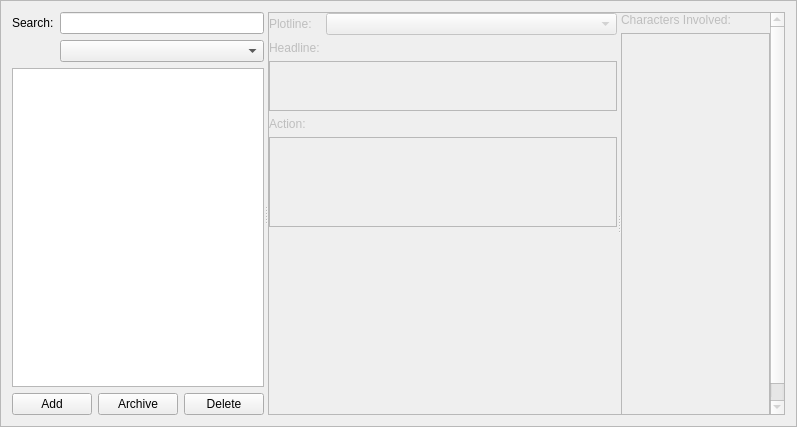
<?xml version="1.0" encoding="UTF-8"?>
<ui version="4.0">
 <class>SceneFrame</class>
 <widget class="QFrame" name="SceneFrame">
  <property name="geometry">
   <rect>
    <x>0</x>
    <y>0</y>
    <width>797</width>
    <height>427</height>
   </rect>
  </property>
  <property name="windowTitle">
   <string>Frame</string>
  </property>
  <property name="frameShape">
   <enum>QFrame::StyledPanel</enum>
  </property>
  <property name="frameShadow">
   <enum>QFrame::Raised</enum>
  </property>
  <layout class="QVBoxLayout" name="verticalLayout">
   <item>
    <widget class="QSplitter" name="splitter_3">
     <property name="sizePolicy">
      <sizepolicy hsizetype="Minimum" vsizetype="Expanding">
       <horstretch>0</horstretch>
       <verstretch>0</verstretch>
      </sizepolicy>
     </property>
     <property name="orientation">
      <enum>Qt::Horizontal</enum>
     </property>
     <property name="childrenCollapsible">
      <bool>false</bool>
     </property>
     <widget class="QWidget" name="layoutWidget_2">
      <layout class="QVBoxLayout" name="verticalLayout_8">
       <property name="sizeConstraint">
        <enum>QLayout::SetMaximumSize</enum>
       </property>
       <item>
        <layout class="QFormLayout" name="formLayout_6">
         <property name="sizeConstraint">
          <enum>QLayout::SetMaximumSize</enum>
         </property>
         <property name="labelAlignment">
          <set>Qt::AlignLeading|Qt::AlignLeft|Qt::AlignTop</set>
         </property>
         <item row="0" column="0">
          <widget class="QLabel" name="label_10">
           <property name="text">
            <string>Search:</string>
           </property>
          </widget>
         </item>
         <item row="0" column="1">
          <widget class="QLineEdit" name="searchScenes">
           <property name="sizePolicy">
            <sizepolicy hsizetype="Minimum" vsizetype="Fixed">
             <horstretch>0</horstretch>
             <verstretch>0</verstretch>
            </sizepolicy>
           </property>
          </widget>
         </item>
         <item row="1" column="1">
          <widget class="QComboBox" name="filterScenes">
           <property name="sizePolicy">
            <sizepolicy hsizetype="Minimum" vsizetype="Maximum">
             <horstretch>0</horstretch>
             <verstretch>0</verstretch>
            </sizepolicy>
           </property>
           <property name="minimumSize">
            <size>
             <width>85</width>
             <height>0</height>
            </size>
           </property>
           <property name="maximumSize">
            <size>
             <width>16777215</width>
             <height>16777215</height>
            </size>
           </property>
          </widget>
         </item>
        </layout>
       </item>
       <item>
        <widget class="QListView" name="sceneList">
         <property name="sizePolicy">
          <sizepolicy hsizetype="Maximum" vsizetype="Expanding">
           <horstretch>0</horstretch>
           <verstretch>0</verstretch>
          </sizepolicy>
         </property>
        </widget>
       </item>
       <item>
        <layout class="QHBoxLayout" name="horizontalLayout_10">
         <property name="spacing">
          <number>6</number>
         </property>
         <property name="sizeConstraint">
          <enum>QLayout::SetMaximumSize</enum>
         </property>
         <item>
          <widget class="QPushButton" name="addScene">
           <property name="sizePolicy">
            <sizepolicy hsizetype="Maximum" vsizetype="Fixed">
             <horstretch>0</horstretch>
             <verstretch>0</verstretch>
            </sizepolicy>
           </property>
           <property name="text">
            <string>Add</string>
           </property>
          </widget>
         </item>
         <item>
          <widget class="QPushButton" name="archiveScene">
           <property name="sizePolicy">
            <sizepolicy hsizetype="Maximum" vsizetype="Fixed">
             <horstretch>0</horstretch>
             <verstretch>0</verstretch>
            </sizepolicy>
           </property>
           <property name="text">
            <string>Archive</string>
           </property>
          </widget>
         </item>
         <item>
          <widget class="QPushButton" name="deleteScene">
           <property name="sizePolicy">
            <sizepolicy hsizetype="Maximum" vsizetype="Fixed">
             <horstretch>0</horstretch>
             <verstretch>0</verstretch>
            </sizepolicy>
           </property>
           <property name="text">
            <string>Delete</string>
           </property>
          </widget>
         </item>
        </layout>
       </item>
      </layout>
     </widget>
     <widget class="QScrollArea" name="sceneDetails">
      <property name="enabled">
       <bool>false</bool>
      </property>
      <property name="sizePolicy">
       <sizepolicy hsizetype="Maximum" vsizetype="Preferred">
        <horstretch>0</horstretch>
        <verstretch>0</verstretch>
       </sizepolicy>
      </property>
      <property name="widgetResizable">
       <bool>true</bool>
      </property>
      <widget class="QWidget" name="scrollAreaWidgetContents_4">
       <property name="geometry">
        <rect>
         <x>0</x>
         <y>0</y>
         <width>416</width>
         <height>423</height>
        </rect>
       </property>
       <layout class="QVBoxLayout" name="verticalLayout_3">
        <property name="spacing">
         <number>0</number>
        </property>
        <property name="leftMargin">
         <number>0</number>
        </property>
        <property name="topMargin">
         <number>0</number>
        </property>
        <property name="rightMargin">
         <number>0</number>
        </property>
        <property name="bottomMargin">
         <number>0</number>
        </property>
        <item>
         <widget class="QSplitter" name="splitter">
          <property name="orientation">
           <enum>Qt::Horizontal</enum>
          </property>
          <widget class="QWidget" name="">
           <layout class="QFormLayout" name="formLayout">
            <item row="0" column="0">
             <widget class="QLabel" name="label">
              <property name="sizePolicy">
               <sizepolicy hsizetype="Maximum" vsizetype="Preferred">
                <horstretch>0</horstretch>
                <verstretch>0</verstretch>
               </sizepolicy>
              </property>
              <property name="text">
               <string>Plotline:</string>
              </property>
             </widget>
            </item>
            <item row="0" column="1">
             <widget class="QComboBox" name="plotline"/>
            </item>
            <item row="1" column="0">
             <widget class="QLabel" name="label_11">
              <property name="text">
               <string>Headline:</string>
              </property>
             </widget>
            </item>
            <item row="2" column="0" colspan="2">
             <widget class="QTextEdit" name="sceneHeadline">
              <property name="sizePolicy">
               <sizepolicy hsizetype="Preferred" vsizetype="Fixed">
                <horstretch>0</horstretch>
                <verstretch>0</verstretch>
               </sizepolicy>
              </property>
              <property name="maximumSize">
               <size>
                <width>16777215</width>
                <height>50</height>
               </size>
              </property>
             </widget>
            </item>
            <item row="3" column="0">
             <widget class="QLabel" name="label_12">
              <property name="text">
               <string>Action:</string>
              </property>
             </widget>
            </item>
            <item row="4" column="0" colspan="2">
             <widget class="QTextEdit" name="sceneAction">
              <property name="sizePolicy">
               <sizepolicy hsizetype="Expanding" vsizetype="Preferred">
                <horstretch>0</horstretch>
                <verstretch>0</verstretch>
               </sizepolicy>
              </property>
              <property name="maximumSize">
               <size>
                <width>16777215</width>
                <height>90</height>
               </size>
              </property>
             </widget>
            </item>
           </layout>
          </widget>
          <widget class="QWidget" name="">
           <layout class="QVBoxLayout" name="verticalLayout_2">
            <item>
             <widget class="QLabel" name="label_13">
              <property name="text">
               <string>Characters Involved:</string>
              </property>
             </widget>
            </item>
            <item>
             <widget class="QScrollArea" name="characterScroll">
              <property name="sizePolicy">
               <sizepolicy hsizetype="Preferred" vsizetype="Preferred">
                <horstretch>0</horstretch>
                <verstretch>0</verstretch>
               </sizepolicy>
              </property>
              <property name="minimumSize">
               <size>
                <width>0</width>
                <height>400</height>
               </size>
              </property>
              <property name="sizeAdjustPolicy">
               <enum>QAbstractScrollArea::AdjustToContents</enum>
              </property>
              <property name="widgetResizable">
               <bool>true</bool>
              </property>
              <widget class="QWidget" name="scrollAreaWidgetContents">
               <property name="geometry">
                <rect>
                 <x>0</x>
                 <y>0</y>
                 <width>131</width>
                 <height>398</height>
                </rect>
               </property>
               <property name="sizePolicy">
                <sizepolicy hsizetype="Preferred" vsizetype="Expanding">
                 <horstretch>0</horstretch>
                 <verstretch>0</verstretch>
                </sizepolicy>
               </property>
               <layout class="QHBoxLayout" name="horizontalLayout_2">
                <property name="leftMargin">
                 <number>0</number>
                </property>
                <property name="topMargin">
                 <number>0</number>
                </property>
                <property name="rightMargin">
                 <number>0</number>
                </property>
                <property name="bottomMargin">
                 <number>0</number>
                </property>
                <item>
                 <layout class="QFormLayout" name="characterList">
                  <property name="sizeConstraint">
                   <enum>QLayout::SetDefaultConstraint</enum>
                  </property>
                  <property name="horizontalSpacing">
                   <number>3</number>
                  </property>
                  <property name="verticalSpacing">
                   <number>3</number>
                  </property>
                 </layout>
                </item>
               </layout>
              </widget>
             </widget>
            </item>
           </layout>
          </widget>
         </widget>
        </item>
       </layout>
      </widget>
     </widget>
    </widget>
   </item>
  </layout>
 </widget>
 <resources/>
 <connections/>
</ui>
